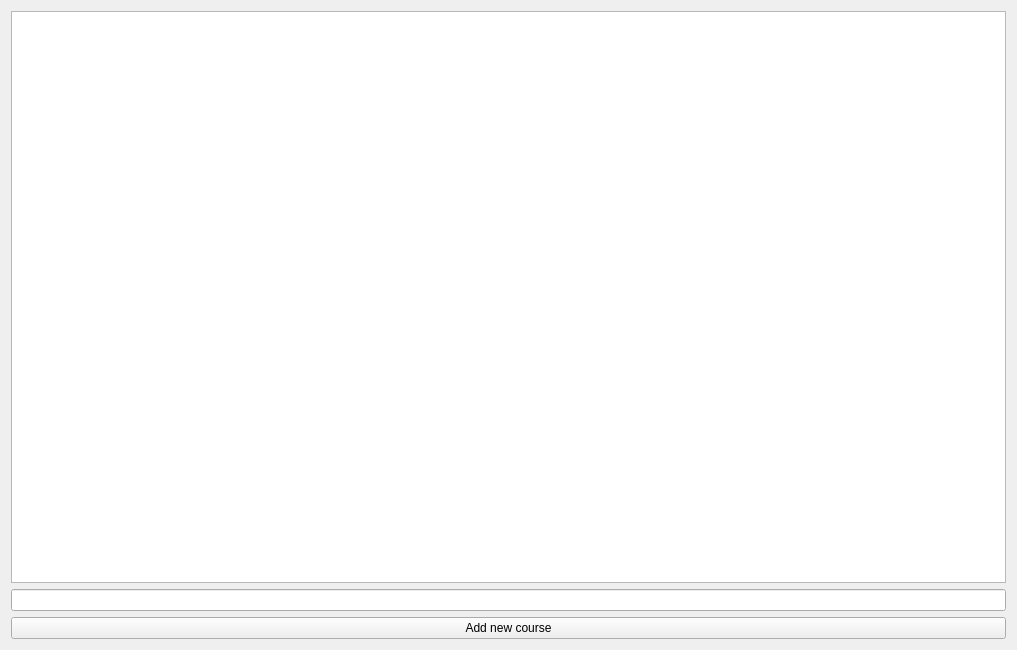
<?xml version="1.0" encoding="UTF-8"?>
<ui version="4.0">
 <class>eduView</class>
 <widget class="QWidget" name="eduView">
  <property name="geometry">
   <rect>
    <x>0</x>
    <y>0</y>
    <width>1017</width>
    <height>650</height>
   </rect>
  </property>
  <property name="windowTitle">
   <string>Form</string>
  </property>
  <layout class="QVBoxLayout" name="verticalLayout">
   <item>
    <widget class="QListView" name="w_list_courseList"/>
   </item>
   <item>
    <widget class="QLineEdit" name="txtBox_courseName"/>
   </item>
   <item>
    <widget class="QPushButton" name="btn_addCourse">
     <property name="text">
      <string>Add new course</string>
     </property>
    </widget>
   </item>
  </layout>
 </widget>
 <resources/>
 <connections/>
</ui>
